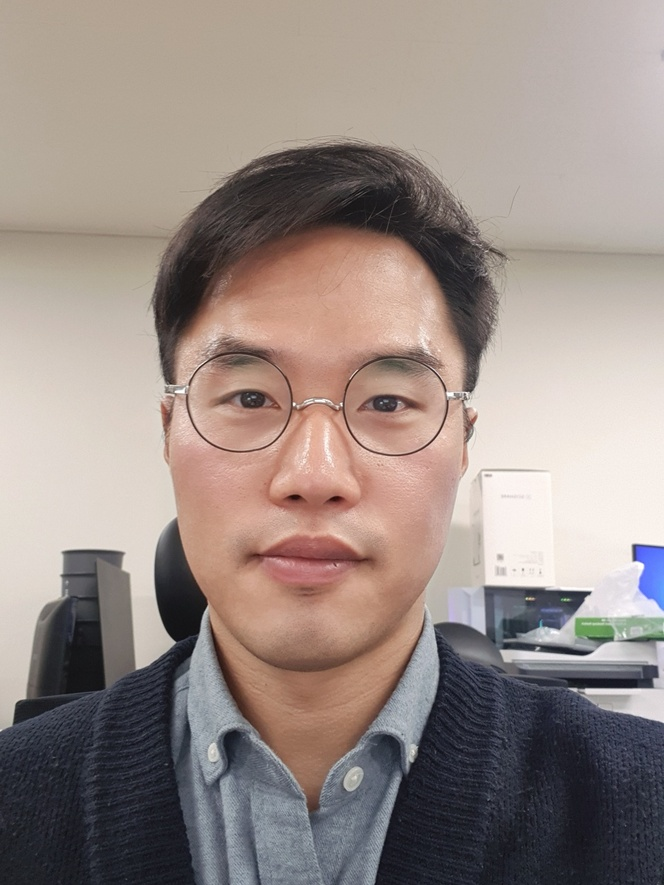
#> input picture related_tasks/rgb_1.jpg, 664 x 885 px, shrunk from 960 x 1280 before the run, found by its file name
$ jupyter execute --allow-errors '[Plydata] Draw Histogram (followed by SqueezeSegV3)-ChangeJPG.ipynb'
#> lines starting #> are read from the running program, lines starting #| are printed output that depends on the picture
[cell 1]
from plyfile import PlyData
import pandas as pd
from matplotlib import pyplot as plt
import cv2

[cell 2]
# [11 lines of commented-out code are left out]

rgb_path = ["/mnt/nas3/yrkim/liveness_lidar_project/GC_project/LDFAS/1. Indoor/1/bonafide/rgb_1.jpg", # 1
           "/mnt/nas3/yrkim/liveness_lidar_project/GC_project/LDFAS/2. Outdoor/7/bonafide/rgb_1.jpg", # 5
           "/mnt/nas3/yrkim/liveness_lidar_project/GC_project/LDFAS/3. Indoor_dark/7/bonafide/rgb_1.jpg"] # 7
images = []

## origin

for path in rgb_path:
    image = cv2.imread(path)
#> image is the input picture: shape (885, 664, 3); mean B, G, R 133.9, 139.5, 152.7
    image = cv2.cvtColor(image, cv2.COLOR_BGR2RGB)
    images.append(image)

# for i in range(3):
#     plt.hist(images[i][0].ravel(), 256, [0,256], color='r')
# #     plt.title(f"sample {i+1}")
#     plt.show()

### origin

paths = ["rgb_1.jpg", "rgb_2.jpg", "rgb_3.PNG"]
image = cv2.imread(rgb_path[1])
# image = cv2.imread(paths[2])
plt.hist(image[0].ravel(), 256, [0,256], color='r')
plt.show()
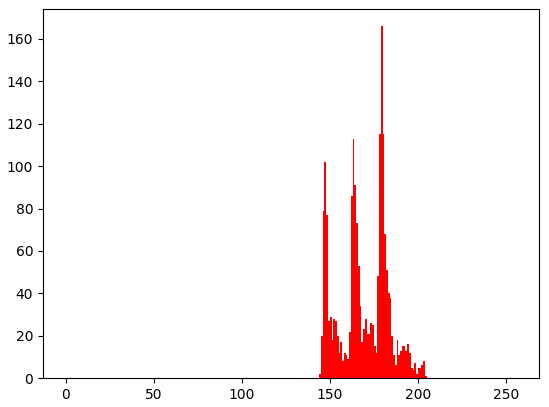
#> figure drawn by matplotlib, 1 panel; tallest bar 166 high, from x = 179 to 180
plt.hist(image[1].ravel(), 256, [0,256], color='g')
plt.show()
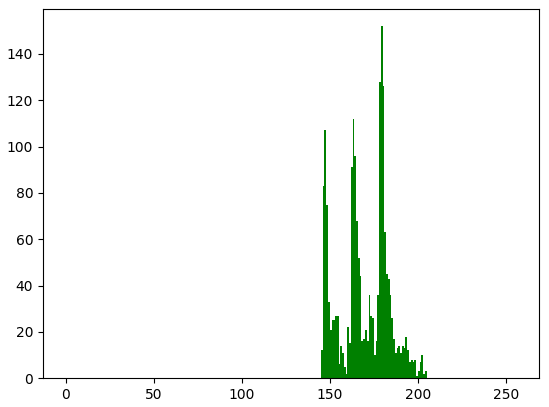
#> figure drawn by matplotlib, 1 panel; tallest bar 152 high, from x = 179 to 180
plt.hist(image[2].ravel(), 256, [0,256], color='b')
plt.show()
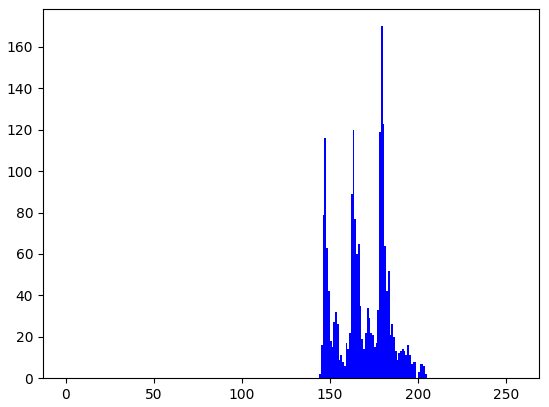
#> figure drawn by matplotlib, 1 panel; tallest bar 170 high, from x = 179 to 180


# [5 lines of commented-out code are left out]

[cell 3]
for i in range(3):
    plt.hist(images[i][1].ravel(), 256, [0,256], color='g')
#     plt.title(f"sample {i+1}")
    plt.show()

# [5 lines of commented-out code are left out]

[cell 4]
for i in range(3):
    plt.hist(images[i][2].ravel(), 256, [0,256], color='b')
#     plt.title(f"sample {i+1}")
    plt.show()

# [5 lines of commented-out code are left out]
